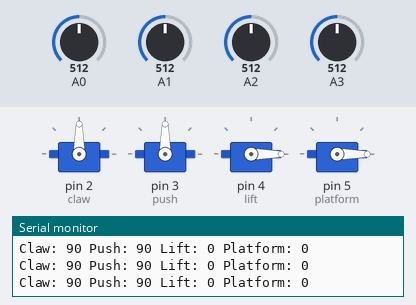
This sketch was run on a simulated Arduino Mega 2560, built with avr-gcc and run on an emulated ATmega2560. Shown: 4 × servo, the last lines printed to the serial monitor. The test bench sets the inputs (shaded band); at power-on: A0 = 512, A1 = 512, A2 = 512, A3 = 512.

Above: at 1.2 s.
1.3 s: A0 set to 554
At 1.48 s:
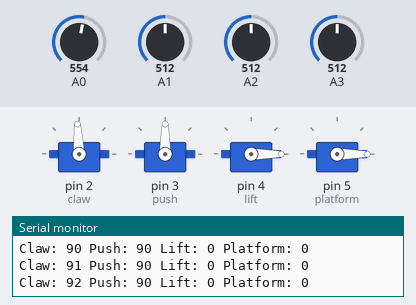
4.3 s: A0 set to 586
At 5.3 s:
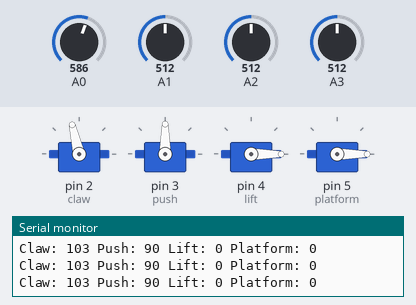
7.3 s: A1 set to 550
At 7.48 s:
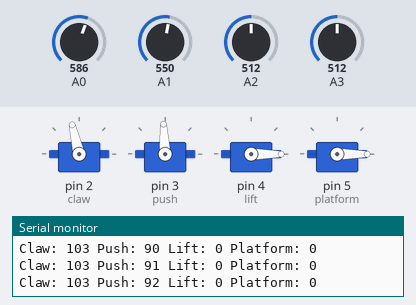
10.3 s: A1 set to 569
At 10.49 s:
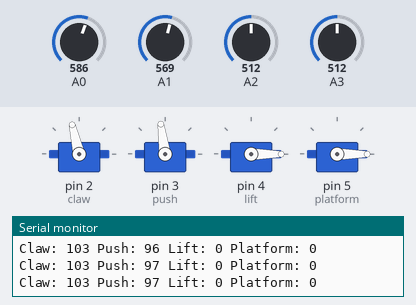
12.1 s: A1 set to 30
At 13.0 s:
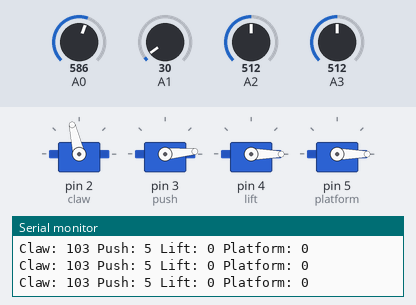
15.1 s: A0 set to 306
At 16.1 s:
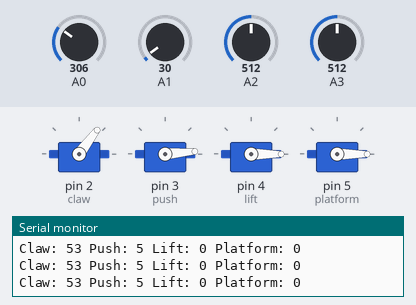
Timing chart, 0 to 17.9 s (numbered marks = the images above; inputs shaded):
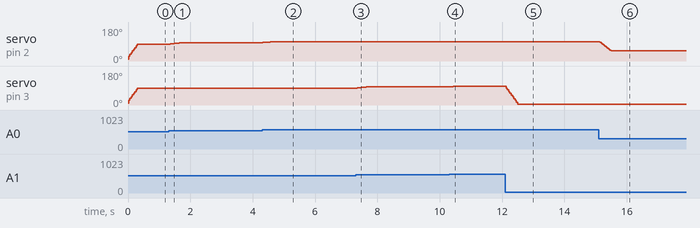

The sketch:

RobotArmControl.ino
```cpp
/*
ROBOTIC ARM CONTROL
A COMPONENT FROM IOT ARTDESK (FACTORY) - (ADVANCED LEVEL)

This sketch was compiled and tested using ARDUINO MEGA 2560.
This sketch is using Analog Smoothing Method in order to stabilize jitters while controlling the Robotic Arm.
This sketch is about controlling the Robotic Arm (E-GRA) using Four (4) Potentiometers.
The Four (4) Potentiometers will act as INPUTS and are connected to Analog Pins (A0-A3).
The Four (4) Robotic Arm Servos will act as OUTPUTS and are connected to PWM Pins (D2-D5).

Date Created: November 8, 2015
Created by: Harvey Oroceo, BSCpE
*/

#include <Servo.h>          // Include Servo Library

// VARIABLE DECLARATIONS
// Servo instances
Servo claw;                 // First Servo that does the grip
Servo push;                 // Second Servo that does the pushing and pulling
Servo lift;                 // Third Servo that does the lifting up and down
Servo platform;             // Fourth Servo that does the platform rotation

// Variables that store Potentiometer Values
int clawControl = 0;        // Potentiometer 1
int pushControl = 0;        // Potentiometer 2
int liftControl = 0;        // Potentiometer 3
int platformControl = 0;    // Potentiometer 4

// ANALOG SMOOTHING METHOD DECLARATIONS
// Arrays that store Ten (10) Analog Readings
int clawReading[10];
int pushReading[10];
int liftReading[10];
int platformReading[10];

// Variables that act as the Indexes of the current reading in the Arrays
int clawIndex = 0;
int pushIndex = 0;
int liftIndex = 0;
int platformIndex = 0;

// Variables that store Total Analog Readings
int clawTotal = 0;
int pushTotal = 0;
int liftTotal = 0;
int platformTotal = 0;

// Variables that store Average Analog Values
int clawAverage = 0;
int pushAverage = 0;
int liftAverage = 0;
int platformAverage = 0;

// The Setup() function runs once when you press reset or power the board
void setup(){
  Serial.begin(9600);       // Initialize Serial Communication (TX0/RX0) at 9600 bits per second

  // Attach Servos to PWM Pins
  claw.attach(2);           // PWM Pin D2
  push.attach(3);           // PWM Pin D3
  lift.attach(4);           // PWM Pin D4
  platform.attach(5);       // PWM Pin D5
}

// The Loop() function runs over and over again forever
void loop(){
  AnalogSmoothing(analogRead(0), analogRead(1), analogRead(2), analogRead(3));      // Read Analog Values
  Convert(clawAverage, pushAverage, liftAverage, platformAverage);                  // Convert Analog Values
  RunRobot();                                                                       // Execute Servo Movement
  Serial.println("Claw: " + String(clawControl) + " Push: " + String(pushControl) + // Display Servo Values in Serial Monitor
    " Lift: " + String(liftControl) + " Platform: " + String(platformControl));
  delay(5);                                                                         // Wait for the Servo
}

// Method that Rationalizes Potentiometer Analog Values (0-1023) to Servo Analog Values (0-180)
void Convert(int potentiometer1, int potentiometer2, int potentiometer3, int potentiometer4) {
  clawControl = map(potentiometer1, 0, 1023, 0, 180);
  pushControl = map(potentiometer2, 0, 1023, 0, 180);
  liftControl = map(potentiometer3, 0, 1023, 0, 180);
  platformControl = map(potentiometer4, 0, 1023, 0, 180);
}

// Method that sends Analog Values to the Servos
void RunRobot() {
  claw.write(clawControl);
  push.write(pushControl);
  lift.write(liftControl);
  platform.write(platformControl);
}

// Method for Smoothing Analog Values
void AnalogSmoothing(int potentiometer1, int potentiometer2, int potentiometer3, int potentiometer4) {
  // Subtract the last reading
  clawTotal = clawTotal - clawReading[clawIndex];
  pushTotal = pushTotal - pushReading[pushIndex];
  liftTotal = liftTotal - liftReading[liftIndex];
  platformTotal = platformTotal - platformReading[platformIndex];

  // Read from the Sensor
  clawReading[clawIndex] = potentiometer1;
  pushReading[pushIndex] = potentiometer2;
  liftReading[liftIndex] = potentiometer3;
  platformReading[platformIndex] = potentiometer4;

  // Add the reading to the total
  clawTotal = clawTotal + clawReading[clawIndex];
  pushTotal = pushTotal + pushReading[pushIndex];
  liftTotal = liftTotal + liftReading[liftIndex];
  platformTotal = platformTotal + platformReading[platformIndex];

  // Advance to the next position of the Array
  clawIndex = clawIndex + 1;
  pushIndex = pushIndex + 1;
  liftIndex = liftIndex + 1;
  platformIndex = platformIndex + 1;

  // If we're at the end of the Array
  if (clawIndex >= 10) {
    // ...wrap around to the beginning
    clawIndex = 0;
  }
  if (pushIndex >= 10) {
    pushIndex = 0;
  }
  if (liftIndex >= 10) {
    liftIndex = 0;
  }
  if (platformIndex >= 10) {
    platformIndex = 0;
  }

  // Calculate the Average
  clawAverage = clawTotal / 10;
  pushAverage = pushTotal / 10;
  liftAverage = liftAverage / 10;
  platformAverage = platformAverage / 10;
}
```

Measured:
- after the input at 1.3 s, servo on pin 2 (claw): 90° → 92° after 0.06 s, → 95° 0.12 s later, → 97° 0.16 s later
- after the input at 4.3 s, servo on pin 2 (claw): moves from 97° to 103° over 0.33 s, starting at once
- after the input at 7.3 s, servo on pin 3 (push): 90° → 92° after 0.05 s, → 93° 0.12 s later, → 96° 0.08 s later
- after the input at 10.3 s, servo on pin 3 (push): 96° → 97° after 0.05 s, → 98° 0.08 s later, → 99° 0.12 s later, → 100° 0.12 s later
- after the input at 12.1 s, servo on pin 3 (push): moves from 100° to 5° over 0.37 s, starting at once
- after the input at 15.1 s, servo on pin 2 (claw): moves from 103° to 53° over 0.36 s, starting at once
